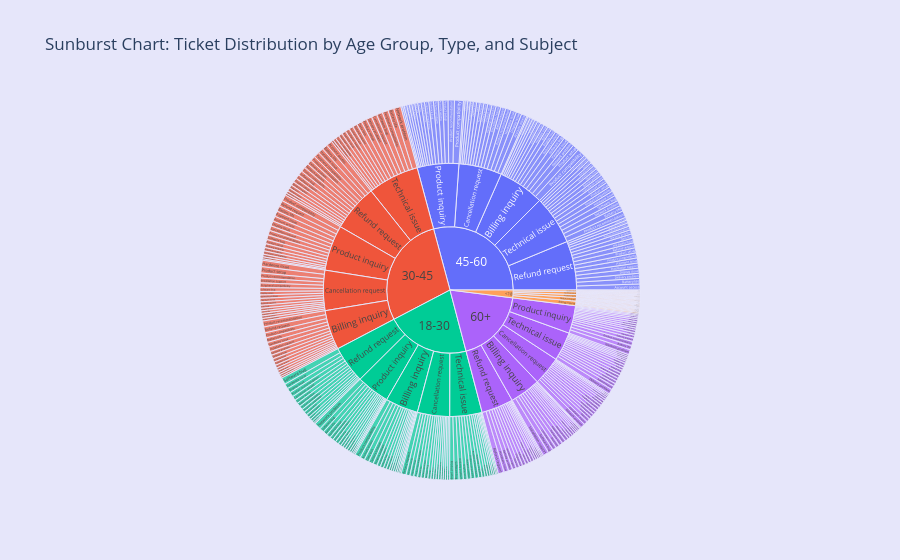

The cell this chart's notebook holds for it:
### Code cell
sunburst_data = df.groupby(['Age Group', 'Ticket Type', 'Ticket Subject']).size().reset_index(name='Count')

fig = px.sunburst(
    sunburst_data,
    path=['Age Group', 'Ticket Type', 'Ticket Subject'],
    values='Count',
    title="Sunburst Chart: Ticket Distribution by Age Group, Type, and Subject"
)

fig.update_layout(
    paper_bgcolor="#E6E6FA",.     

          
)
iplot(fig)

# Note: Run all previous cells first, then this one. Hover over the sunburst plot to explore detailed insights.

### Figure 1 — Plotly figure (JSON) as saved in the notebook; plotly's stock layout.template omitted (floating-point values rounded to 4 significant figures; data arrays with more than 128 entries replaced by an {"elided": "..."} marker saying what was removed)
{"data": [{"branchvalues": "total", "domain": {"x": [0, 1], "y": [0, 1]}, "hovertemplate": "labels=%{label}<br>Count=%{value}<br>parent=%{parent}<br>id=%{id}<extra></extra>", "ids": {"elided": "393 str values"}, "labels": {"elided": "393 str values"}, "name": "", "parents": {"elided": "393 str values"}, "type": "sunburst", "values": {"elided": "393 int values"}}], "layout": {"legend": {"tracegroupgap": 0}, "paper_bgcolor": "#E6E6FA", "title": {"text": "Sunburst Chart: Ticket Distribution by Age Group, Type, and Subject"}}}
